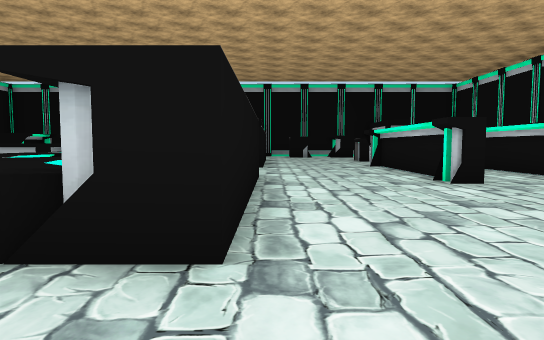
View 1 (above)

24 first-person views from a walk through a Unity game level. The camera is 1.2 m above the floor, tilts 4° down and sees 75° across. The floor is counted in squares, 2 m on a side. Each view is taken from the middle of a square. On the plan, view 1 faces up. The plan holds only what a view shows up to about 10 squares ahead; the rest is blank. The place goes on beyond the plan. The player is left out. Some animated figures are not drawn. Door leaves are left out, so doorways stand open. Some surface patterns are stand-ins.

View 2
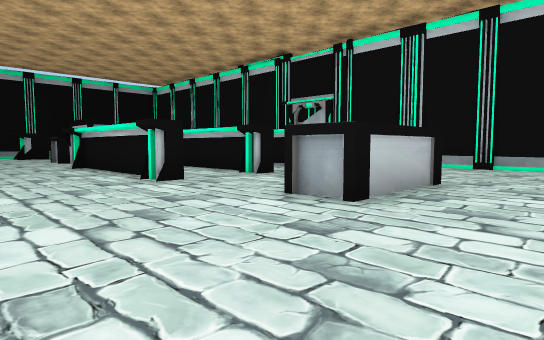

View 3
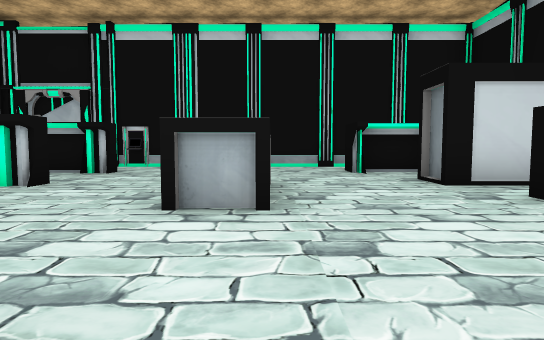

View 4
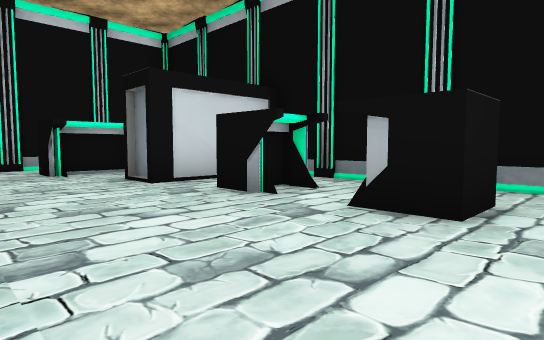

View 5
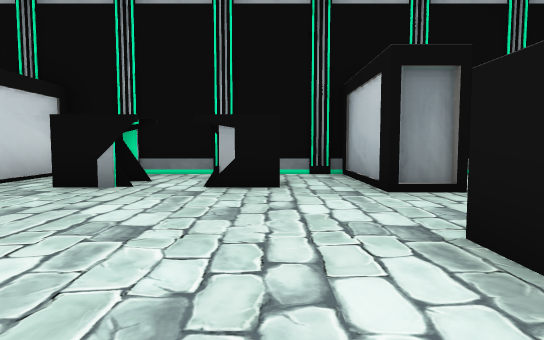

View 6
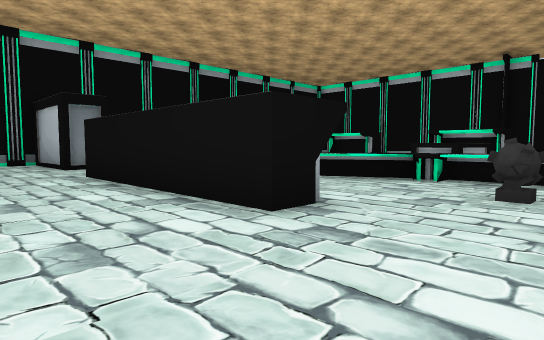

View 7
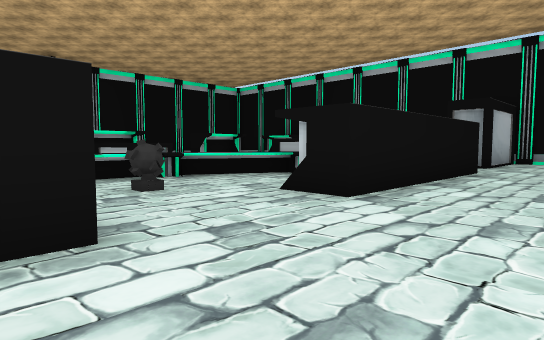

View 8
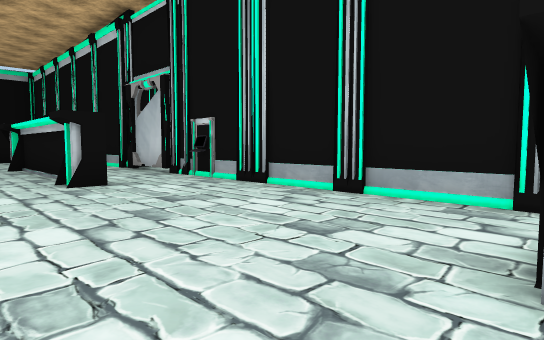

View 9
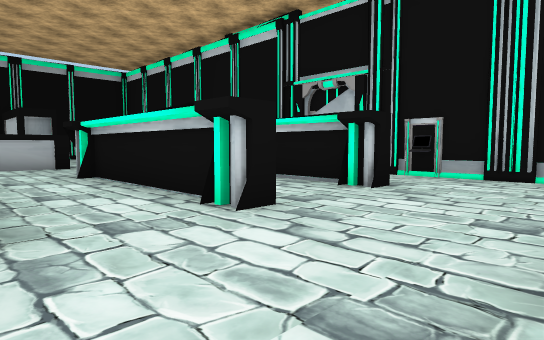

View 10
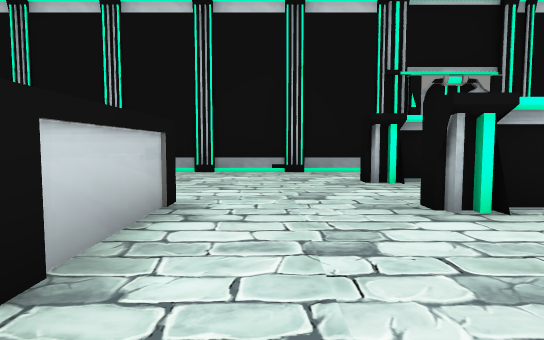

View 11
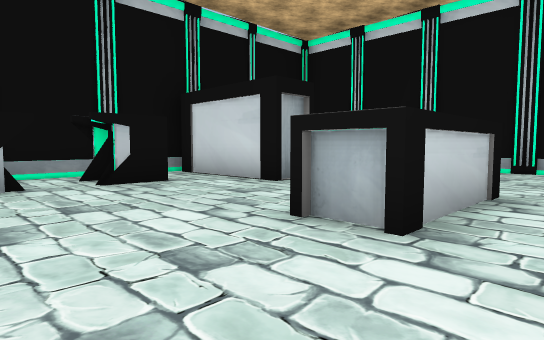

View 12
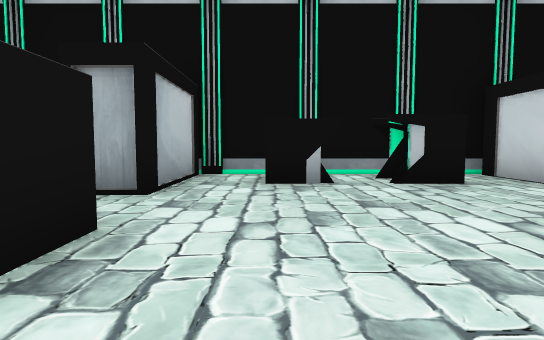

View 13
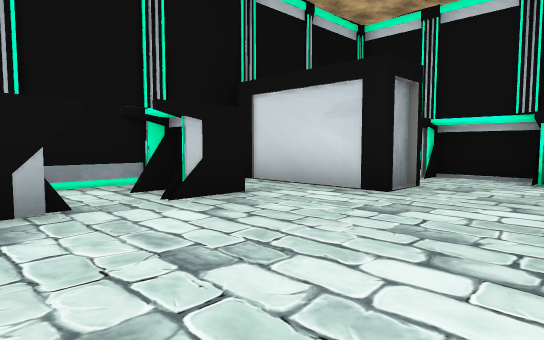

View 14
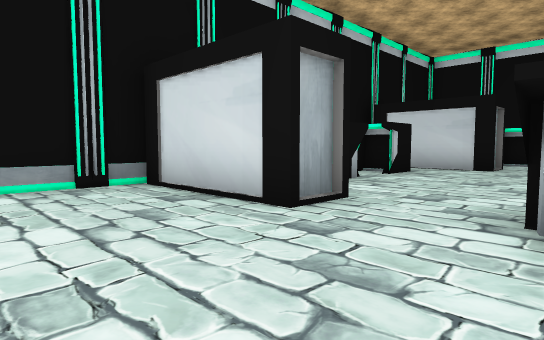

View 15
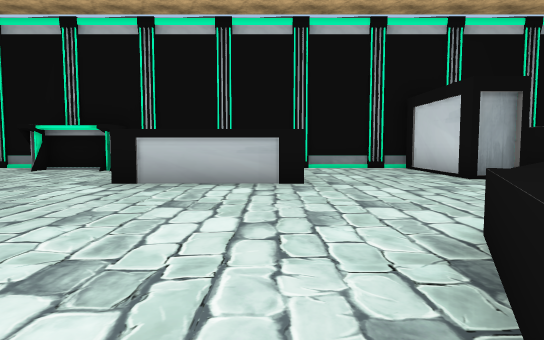

View 16
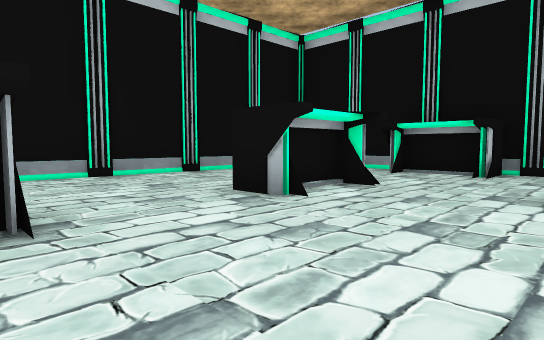

View 17
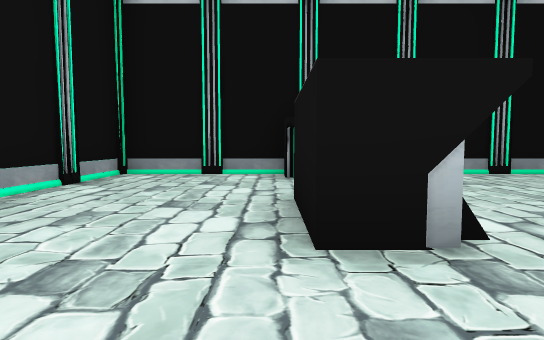

View 18
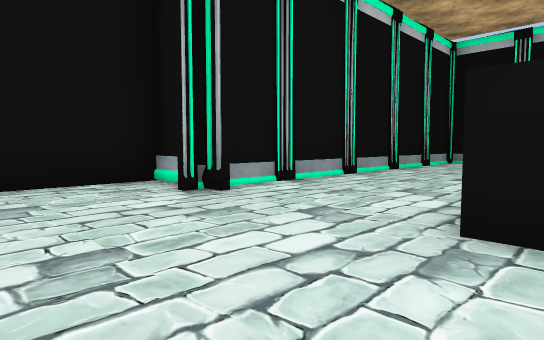

View 19
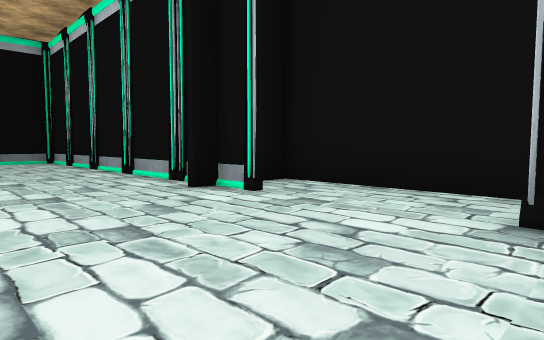

View 20
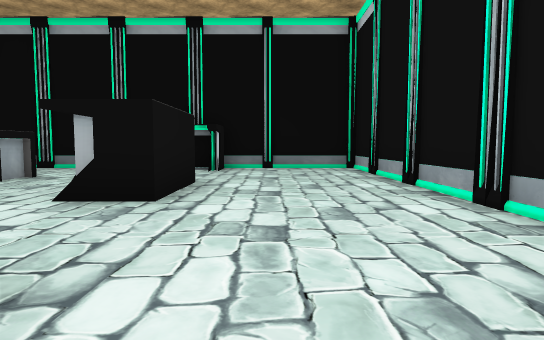

View 21
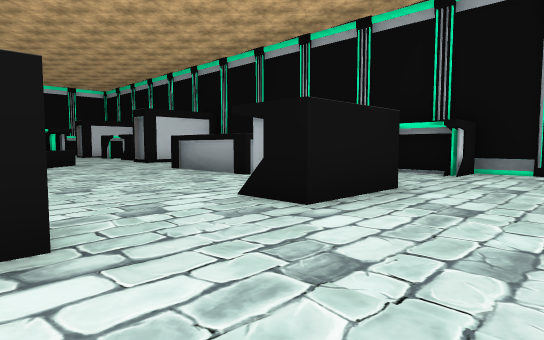

View 22
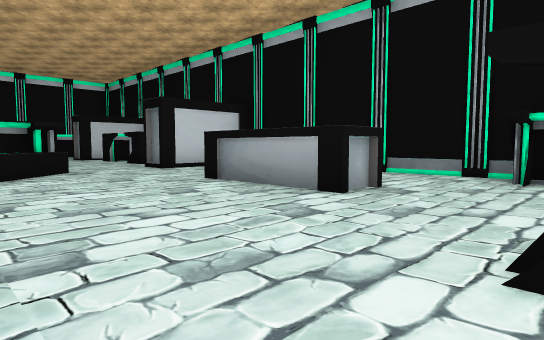

View 23
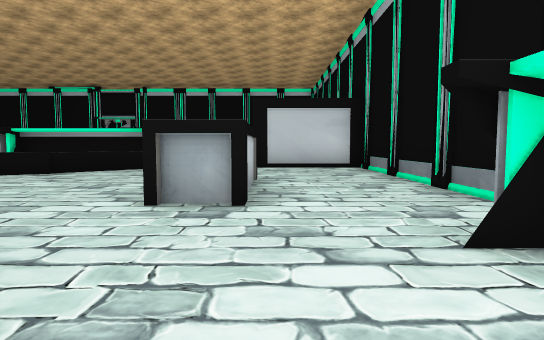

View 24
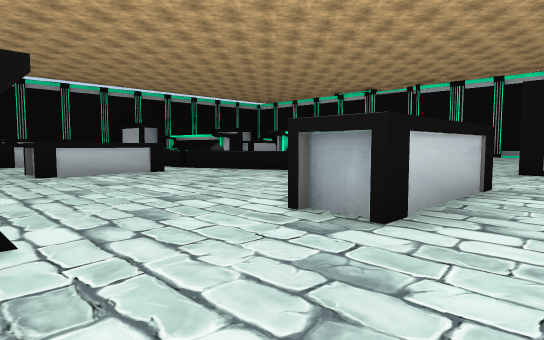

### Floor plan
Key: @ floor where view 1 was taken; # wall or solid block; x gap in a wall; . floor; ^ raised ledge; O other object.
Columns run from 16 left of view 1 to 10 right of it. Each row starts with its distance up from view 1.
 20  ######################
 19  #....##... ...#...x..#
 18  #......... ...#.#x#..#
 17  #........  ...#......#
 16  #....#..###............#
 15  #....#.................#
 14  #.............##...#   ..#
 13  #............  #...##....#
 12  #...........^  #.........#
 11  #....#.....^^. #.........#
 10 ###...# ^^^.^..##..#..#.#.#
  9 #...... .  ^^......#..#.#.#
  8 #........  ^^O.....#..#.#.O
  7 #........  ^^..##..#..#.#.O
  6 #.#... .^^^.^...#..#..#.#.#
  5 ###...#.....^^  #.........#
  4  #...........^^ #.........#
  3  #............^##...# ....#
  2  #....#........#....##....#
  1  #....#...................#
  0  #.......###....@.......#.#
 -1  #.............#.#..#.#.#
 -2  #.............#.#....#
 -3  #....##.......#......#
 -4  ######################

Positions as (right, up) in squares from view 1, and headings:
1: (0, 0), facing up
2: (0, 0), facing up-right
3: (0, 2), facing right
4: (0, 2), facing down-right
5: (1, 4), facing down
6: (2, 9), facing down-left
7: (2, 6), facing up-left
8: (6, 0), facing up-right
9: (3, 3), facing up-right
10: (2, 12), facing right
11: (1, 12), facing up-right
12: (1, 12), facing up
13: (1, 14), facing up-right
14: (-4, 14), facing up-right
15: (-5, 10), facing up
16: (-7, 11), facing up-left
17: (-11, 12), facing up
18: (-10, 7), facing up-left
19: (-11, 10), facing down-left
20: (-12, 6), facing down
21: (-13, 5), facing down-right
22: (-10, 4), facing down-right
23: (-11, -1), facing right
24: (-10, -2), facing up-right
